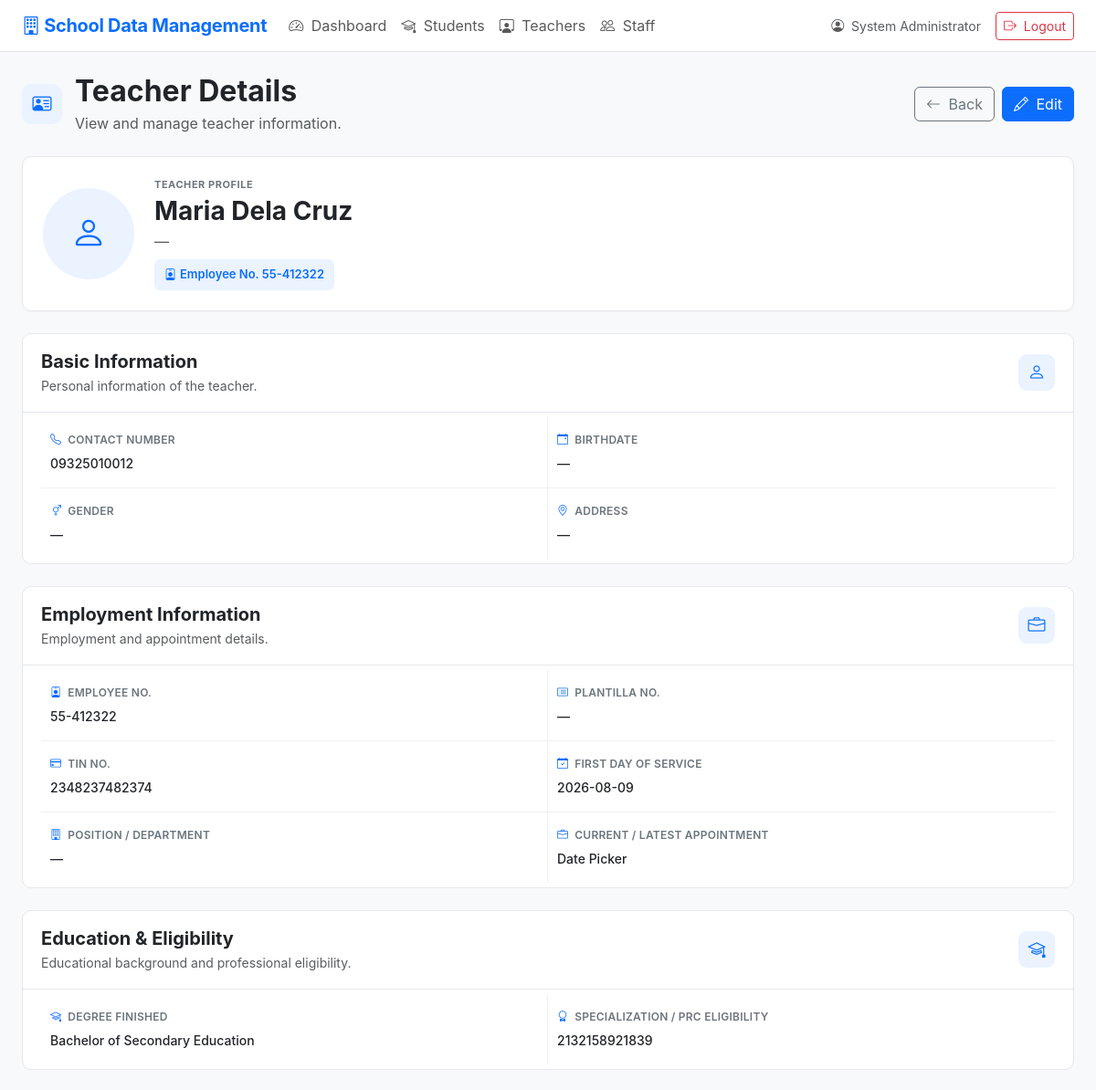
Before: /teacher_view.php?id=4 (signed in, upper part) with the older database file.
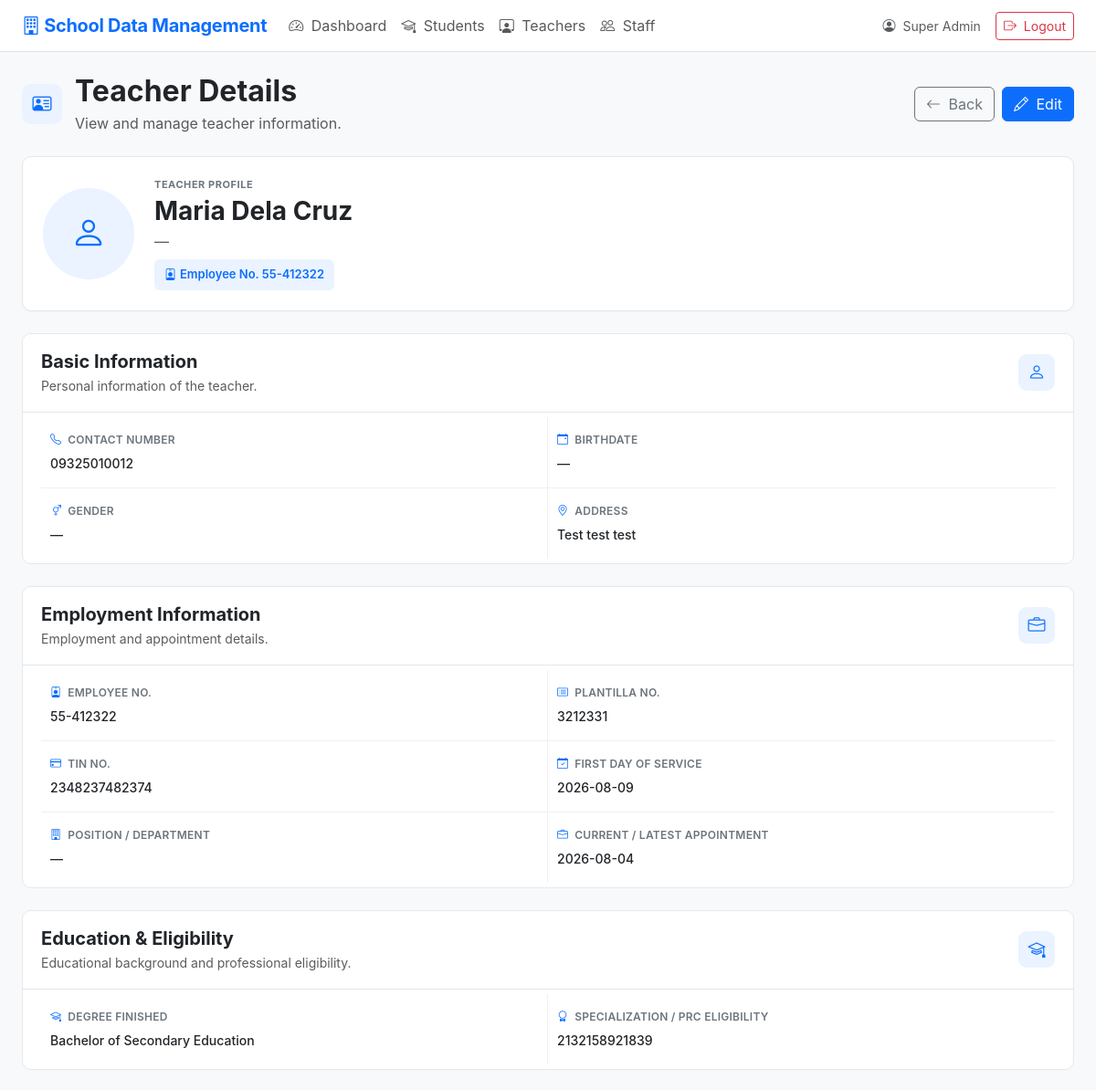
After: the same page with the newer database file.
### tables this page shows
CREATE TABLE `teachers` (
  `id` int(10) UNSIGNED NOT NULL,
  `user_id` int(10) UNSIGNED DEFAULT NULL,
  `employee_id` varchar(50) NOT NULL,
  `photo` varchar(255) DEFAULT NULL,
  `full_name` varchar(150) NOT NULL,
  `date_of_birth` date DEFAULT NULL,
  `gender` varchar(30) DEFAULT NULL,
  `address` text DEFAULT NULL,
  `contact_number` varchar(50) DEFAULT NULL,
  `email` varchar(150) DEFAULT NULL,
  `position_department` varchar(150) DEFAULT NULL,
  `other_info` text DEFAULT NULL,
  `created_at` timestamp NOT NULL DEFAULT current_timestamp(),
  `updated_at` timestamp NOT NULL DEFAULT current_timestamp() ON UPDATE current_timestamp(),
  `plantilla_no` varchar(50) DEFAULT NULL,
  `first_day_of_service` date DEFAULT NULL,
  `current_latest_appointment` date DEFAULT NULL,
  `deped_email` varchar(150) DEFAULT NULL,
  `personal_email` varchar(150) DEFAULT NULL,
  `degree_finished` varchar(255) DEFAULT NULL,
  `specialization_prc_eligibility` varchar(255) DEFAULT NULL,
  `tin_no` varchar(30) DEFAULT NULL,
  `birthdate` date DEFAULT NULL,
  `specialization` varchar(255) DEFAULT NULL,
  `prc_eligibility` varchar(255) DEFAULT NULL,
  `created_by` int(11) DEFAULT NULL,
  `updated_by` int(11) DEFAULT NULL
);

### config.php (called while the page is built, shortened)
<?php
function e($value)
{
    return htmlspecialchars(
        (string) $value,
        ENT_QUOTES,
        'UTF-8'
    );
}
?>

### teacher_view.php (the view, shortened to what the changed rows need)
<?php
require_once __DIR__ . '/config.php';
$id = (int) ($_GET['id'] ?? 0);
$stmt = $pdo->prepare("
    SELECT *
    FROM teachers
    WHERE id = ?
");
$stmt->execute([$id]);
$teacher = $stmt->fetch();
function teacher_value($value)
{
    return !empty($value) ? e($value) : '—';
}
include __DIR__ . '/header.php';
?>
<link rel="stylesheet" href="assets/teacher_view.css">
<div class="teacher-view-header">
    <div class="teacher-header-left">
        <div>
            <h2 class="fw-bold mb-1">
                Teacher Details
            </h2>
        </div>
    </div>
</div>
<div class="teacher-profile-card">
    <div class="teacher-profile-info">
        <div class="teacher-profile-label">
            TEACHER PROFILE
        </div>
        <h3 class="fw-bold mb-1">
            <?= teacher_value($teacher['full_name']) ?>
        </h3>
        <p class="text-muted mb-2">
            <?= teacher_value($teacher['position_department']) ?>
        </p>
        <span class="teacher-id-badge">
            <i class="bi bi-person-badge me-1"></i>
            Employee No.
            <?= teacher_value($teacher['employee_id']) ?>
        </span>
    </div>
</div>
<div class="teacher-info-card mt-4">
    <div class="teacher-info-grid">
        <div class="teacher-info-item">
            <div class="teacher-info-label">
                <i class="bi bi-telephone"></i>
                Contact Number
            </div>
            <div class="teacher-info-value">
                <?= teacher_value($teacher['contact_number']) ?>
            </div>
        </div>
        <div class="teacher-info-item">
            <div class="teacher-info-label">
                <i class="bi bi-calendar-event"></i>
                Birthdate
            </div>
            <div class="teacher-info-value">
                <?= teacher_value($teacher['date_of_birth']) ?>
            </div>
        </div>
        <div class="teacher-info-item">
            <div class="teacher-info-label">
                <i class="bi bi-gender-ambiguous"></i>
                Gender
            </div>
            <div class="teacher-info-value">
                <?= teacher_value($teacher['gender']) ?>
            </div>
        </div>
        <div class="teacher-info-item">
            <div class="teacher-info-label">
                <i class="bi bi-geo-alt"></i>
                Address
            </div>
            <div class="teacher-info-value">
                <?=
                    !empty($teacher['address'])
                        ? nl2br(e($teacher['address']))
                        : '—'
                ?>
            </div>
        </div>
    </div>
</div>
<div class="teacher-info-card mt-4">
    <div class="teacher-info-grid">
        <div class="teacher-info-item">
            <div class="teacher-info-label">
                <i class="bi bi-person-badge"></i>
                Employee No.
            </div>
            <div class="teacher-info-value">
                <?= teacher_value($teacher['employee_id']) ?>
            </div>
        </div>
        <div class="teacher-info-item">
            <div class="teacher-info-label">
                <i class="bi bi-card-list"></i>
                Plantilla No.
            </div>
            <div class="teacher-info-value">
                <?= teacher_value($teacher['plantilla_no']) ?>
            </div>
        </div>
        <div class="teacher-info-item">
            <div class="teacher-info-label">
                <i class="bi bi-credit-card"></i>
                TIN No.
            </div>
            <div class="teacher-info-value">
                <?= teacher_value($teacher['tin_no']) ?>
            </div>
        </div>
        <div class="teacher-info-item">
            <div class="teacher-info-label">
                <i class="bi bi-calendar-check"></i>
                First Day of Service
            </div>
            <div class="teacher-info-value">
                <?= teacher_value($teacher['first_day_of_service']) ?>
            </div>
        </div>
        <div class="teacher-info-item">
            <div class="teacher-info-label">
                <i class="bi bi-building"></i>
                Position / Department
            </div>
            <div class="teacher-info-value">
                <?= teacher_value($teacher['position_department']) ?>
            </div>
        </div>
        <div class="teacher-info-item">
            <div class="teacher-info-label">
                <i class="bi bi-briefcase"></i>
                Current / Latest Appointment
            </div>
            <div class="teacher-info-value">
                <?= teacher_value($teacher['current_latest_appointment']) ?>
            </div>
        </div>
    </div>
</div>
<div class="teacher-info-card mt-4">
    <div class="teacher-info-grid">
        <div class="teacher-info-item">
            <div class="teacher-info-label">
                <i class="bi bi-mortarboard"></i>
                Degree Finished
            </div>
            <div class="teacher-info-value">
                <?= teacher_value($teacher['degree_finished']) ?>
            </div>
        </div>
        <div class="teacher-info-item">
            <div class="teacher-info-label">
                <i class="bi bi-award"></i>
                Specialization / PRC Eligibility
            </div>
            <div class="teacher-info-value">
                <?=
                    !empty($teacher['specialization_prc_eligibility'])
                        ? nl2br(e($teacher['specialization_prc_eligibility']))
                        : '—'
                ?>
            </div>
        </div>
    </div>
</div>
<?php include __DIR__ . '/footer.php'; ?>

### header.php (shortened to what the changed rows need)
<?php
require_once __DIR__ . '/config.php';
$userRole = $_SESSION['role'] ?? '';
?>
<!doctype html>
<html lang="en">
<head>
    <link
        href="https://cdn.jsdelivr.net/npm/bootstrap@5.3.3/dist/css/bootstrap.min.css"
        rel="stylesheet"
    >
    <link
        href="https://cdn.jsdelivr.net/npm/bootstrap-icons@1.11.3/font/bootstrap-icons.css"
        rel="stylesheet"
    >
    <link href="assets/style.css" rel="stylesheet">
    <link href="assets/navigation.css" rel="stylesheet">
</head>
<body class="bg-light">
<?php if (!empty($_SESSION['user_id'])): ?>
<nav class="navbar navbar-expand-lg bg-white border-bottom sticky-top">
    <div class="container-fluid px-4">
        <a
            class="navbar-brand fw-bold text-primary"
            href="index.php"
        >
            <i class="bi bi-building"></i>
            School Data Management
        </a>
        <div
            class="collapse navbar-collapse"
            id="mainNav"
        >
            <ul class="navbar-nav me-auto mb-2 mb-lg-0">
                <li class="nav-item">
                    <a
                        class="nav-link"
                        href="index.php"
                    >
                        <i class="bi bi-speedometer2 me-1"></i>
                        Dashboard
                    </a>
                </li>
                <li class="nav-item">
                    <a
                        class="nav-link"
                        href="students.php"
                    >
                        <i class="bi bi-mortarboard me-1"></i>
                        Students
                    </a>
                </li>
                <?php if (
                    $userRole === 'Administrator' ||
                    $userRole === 'Staff'
                ): ?>
                    <li class="nav-item">
                        <a
                            class="nav-link"
                            href="teachers.php"
                        >
                            <i class="bi bi-person-workspace me-1"></i>
                            Teachers
                        </a>
                    </li>
                <?php endif; ?>
                <?php if ($userRole === 'Administrator'): ?>
                    <li class="nav-item">
                        <a
                            class="nav-link"
                            href="staff.php"
                        >
                            <i class="bi bi-people me-1"></i>
                            Staff
                        </a>
                    </li>
                <?php endif; ?>
            </ul>
            <div class="d-flex align-items-center gap-3">
                <a
                    href="account.php"
                    class="text-decoration-none text-muted small"
                >
                    <i class="bi bi-person-circle me-1"></i>
                    <?= e($_SESSION['full_name'] ?? 'User') ?>
                </a>
                <a
                    class="btn btn-outline-danger btn-sm"
                    href="logout.php"
                >
                    <i class="bi bi-box-arrow-right me-1"></i>
                    Logout
                </a>
            </div>
        </div>
    </div>
</nav>
<?php endif; ?>
<main class="container-fluid px-4 py-4">

Changed rows visible on the page:
changed teachers "Maria Dela Cruz": address (not shown) → "Test test test"; plantilla_no "—" → "3212331"; current_latest_appointment "Date Picker" → "2026-08-04"
Other visible differences:
$_SESSION['full_name']: "System Administrator" → "Super Admin"
